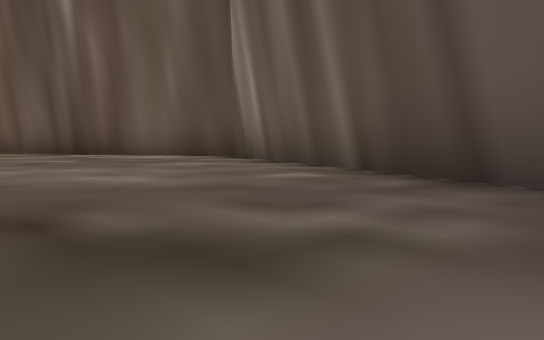
view 1 (above)

15 first-person views from a walk through a scene from a Unity 3-D project. The camera is 0.26 m above the floor, tilts 4° down and sees 70° across. The floor is counted in squares, 1 m on a side. Each view is taken from the middle of a square. On the plan, view 1 faces up. The plan holds only what a view shows up to about 9 squares ahead; the rest is blank. The place goes on beyond the plan. Some animated figures are left out.

view 2
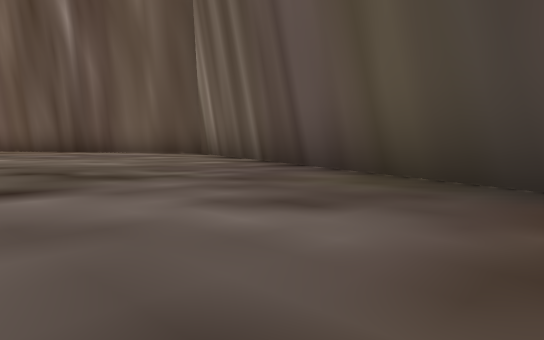

view 3
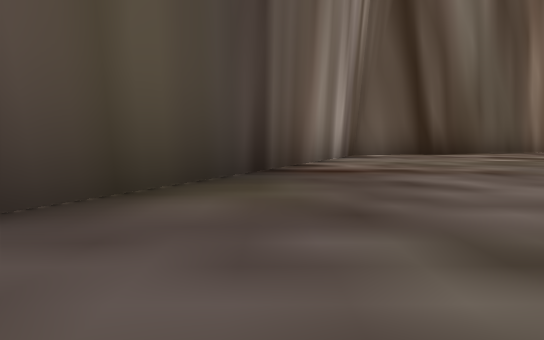

view 4
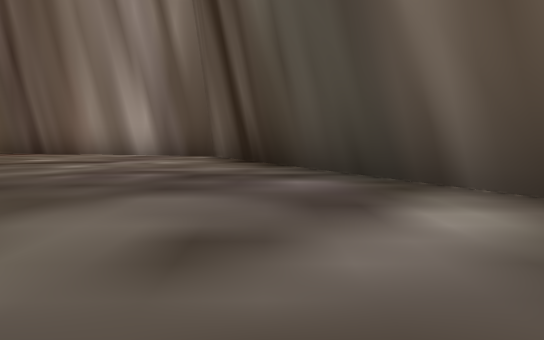

view 5
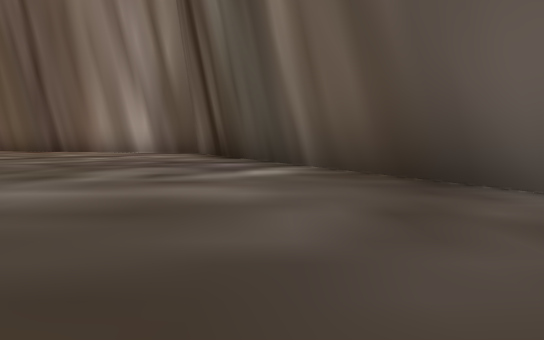

view 6
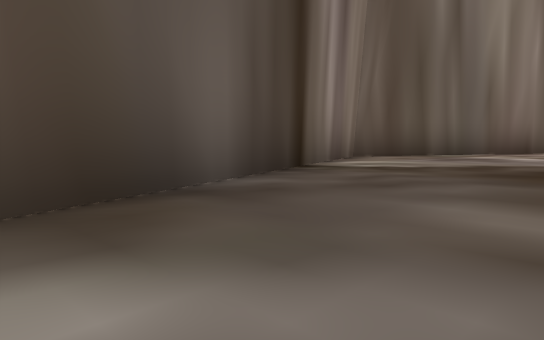

view 7
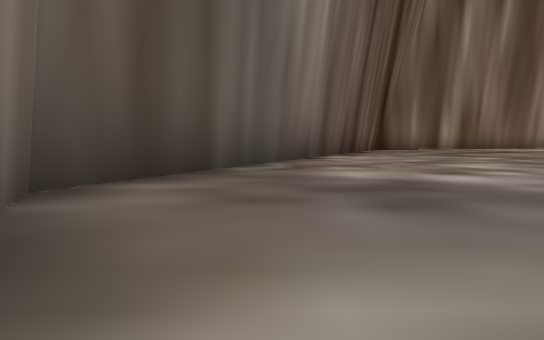

view 8
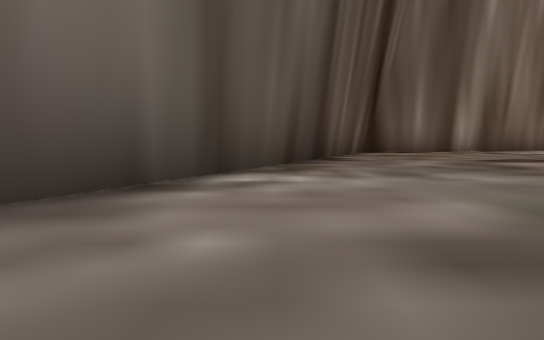

view 9
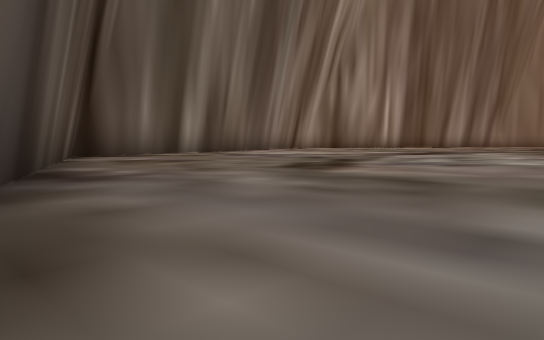

view 10
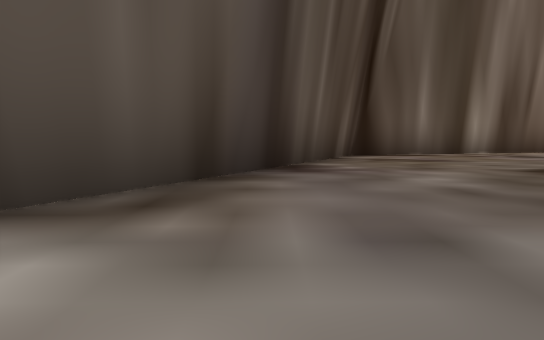

view 11
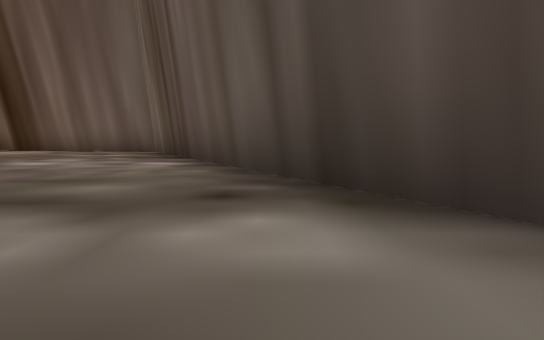

view 12
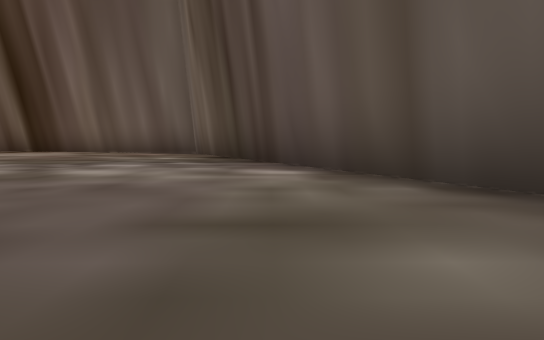

view 13
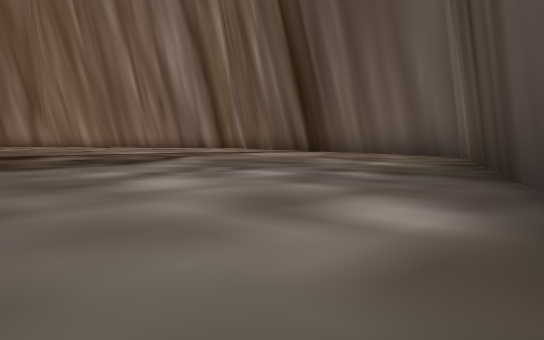

view 14
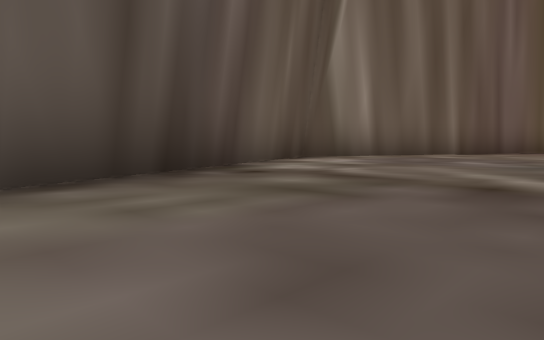

view 15
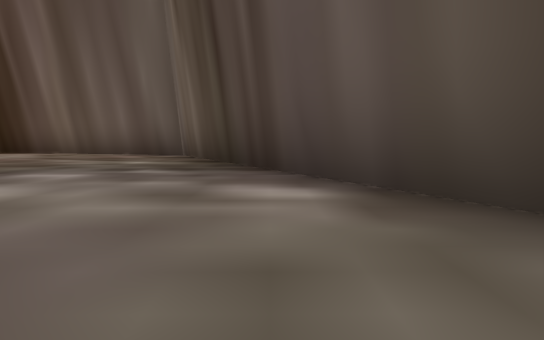

### Floor plan
Points are (right, up) in squares from view 1. A wall is a line through its corners. A room is listed if a view was taken in it or the views show most of it. See-through windows are left out.
Room 1 (views 1, 2, 3, 4, 5, 6, 7, 8, 9, 10, 11, 12, 13, 14, 15)
walls: (-13.6, -22.2) (-12.8, -22.5) (-0.5, -17.3) (4.5, -4.9) (-0.7, 7.4) (-13.1, 12.4) (-13.5, 12.3)

Where each view was taken, in squares from view 1:
view 1: 0 up, 0 right, facing up
view 2: 2 down, 1 right, facing up
view 3: 2 up, 0 right, facing down-right
view 4: 11 down, 0 right, facing up-right
view 5: 13 down, 1 left, facing up-right
view 6: 10 down, 1 right, facing down
view 7: 15 down, 0 right, facing down-left
view 8: 17 down, 4 left, facing down-left
view 9: 19 down, 6 left, facing left
view 10: 18 down, 6 left, facing down-left
view 11: 7 up, 3 left, facing up-left
view 12: 7 up, 5 left, facing up-left
view 13: 9 up, 6 left, facing left
view 14: 8 up, 8 left, facing right
view 15: 8 up, 6 left, facing up-left
